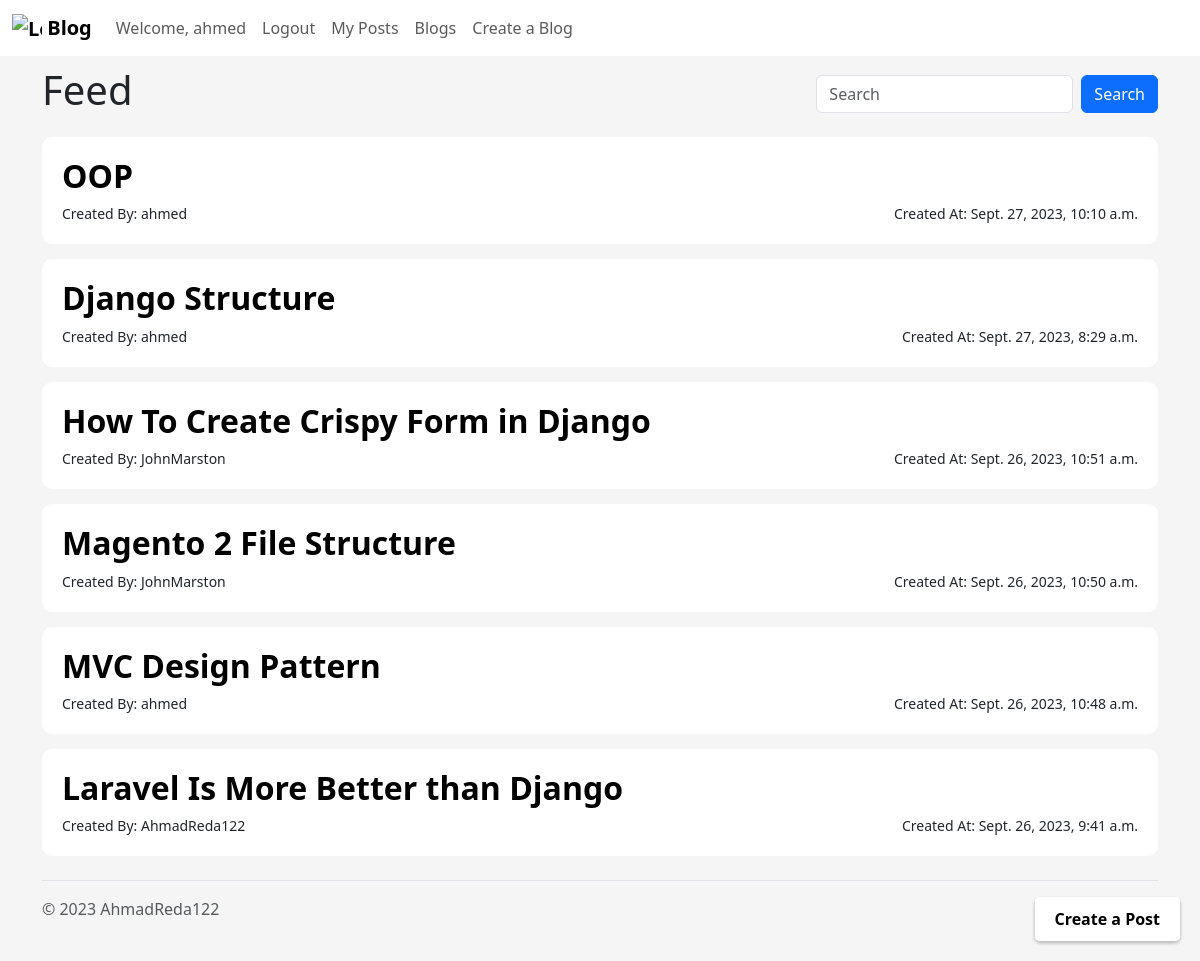
/blog/show (signed in), run on the app's committed database.
### myApp/models.py (models this page shows)
class Blog(models.Model):
  ID = models.BigAutoField(auto_created = True, primary_key=True, verbose_name="ID")
  title = models.CharField(max_length=200)
  content = models.TextField()
  author = models.ForeignKey(User, on_delete=models.CASCADE, blank=False)
  created_at = models.DateTimeField(auto_now_add=True, blank=True)
  updated_at = models.DateTimeField(auto_now=True)

### myApp/views.py (the view)
# urls.py: path("blog/show", views.showBlogs, name="showBlogs"),
def showBlogs(request):
    if request.user.is_authenticated:
        SearchEmpty = False
        if request.method == 'POST' and  request.POST['search']:
            blogs = Blog.objects.filter(title__icontains=request.POST['search'])
            if not blogs:
                SearchEmpty = True
        else:
            blogs = Blog.objects.all().order_by("-created_at")
        context = {"Blogs": blogs, "SearchEmpty": SearchEmpty}
        return render(request, "Blog/home.html", context)
    else:
        return redirect("login")

### myApp/templates/Blog/home.html (shortened to what this page needs)
<!DOCTYPE html>
<html lang="en">
	{% load static %} {% load crispy_forms_tags %}
	<head>
		<link href="{% static 'css/bootstrap.css' %}" rel="stylesheet" />
		<link href="{% static 'css/home.css' %}" rel="stylesheet" />
	</head>
	<body>
		{% include "Blog/blogNavBar.html" %}
		<div class="container-md">
			<div class="feed-search">
				<h1>
					{% if isMyPostsPage %}
						My Posts
					{% else %}
						Feed
					{% endif %}
				</h1>
				<div>
					<form class="d-flex" role="search" method="POST">
						<input class="form-control me-2" name="search" type="search" placeholder="Search" aria-label="Search">
						<button class="btn btn-primary" type="submit">Search</button>
					</form>
				</div>
			</div>
			{% if SearchEmpty %}
				<p class="text-center text-body-secondary fs-3">Sorry, No Blog Found</p>
			{% else %}
				{% for blog in Blogs%}
				<div class="container-sm container">
					<h2><a href="{% url "blogPage" id=blog.ID %}">{{ blog.title }}</a></h2>
					<div class="little">
						<div>Created By: {{ blog.author.username }}</div>
						<div>Created At: {{blog.created_at}}</div>
					</div>
				</div>
				<a href="{% url "createBlog" %}" class="create-post-btn">Create a Post</a>
				{% endfor %}
			{% endif %}
		</div>
		{% include "Blog/footer.html" %}
	</body>
</html>

### myApp/templates/Blog/blogNavBar.html (shortened to what this page needs)
{% block content %}
<nav class="navbar sticky-top navbar-expand-lg" style="background-color: white;">
	<div class="container-fluid">
    <a class="navbar-brand" href="#">
      <img src="https://getbootstrap.com/docs/5.3/assets/brand/bootstrap-logo.svg" alt="Logo" width="30" height="24" class="d-inline-block align-text-top">
      Blog
    </a>
		<div class="collapse navbar-collapse" id="navbarSupportedContent">
				<ul class="navbar-nav mr-auto">
					{% if user.is_authenticated %}
          <li class="nav-item">
            <a class="nav-link" href="#">Welcome, {{user.username}}</a>
          </li>
					<li class="nav-item">
						<a class="d-flex nav-link" href="{% url "logout" %}">Logout</a>
					</li>
          <li class="nav-item">
            <a class="nav-link" href="{% url "myBlogs" %}">My Posts</a>
          </li>
					{% else %}
					<li class="nav-item">
						<a class="d-flex nav-link" href="{% url "login" %}">Login</a>
					</li>
					{% endif %}
          <li class="nav-item">
            <a class="nav-link" href="{% url "showBlogs" %}">Blogs</a>
          </li>
          <li class="nav-item">
            <a class="nav-link" href="{% url "createBlog"%}">Create a Blog</a>
          </li>
				</ul>
			</div>
		</div>
</nav>
{% endblock %}

### myApp/static/css/home.css (style rules this page uses)
body { background-color: #f5f5f5; }
.little { font-size: 14px; display: flex; justify-content: space-between; }
a { text-decoration: none; color: var(--bs-black); font-weight: 700; }
.container { background-color: white; padding: 20px; margin-top: 15px; border-radius: 10px; box-shadow: 0 0 0 1.5px rgba(var(--grey-900), 0.05); }
.container-md { position: relative; }
.create-post-btn { position: fixed; bottom: 20px; right: 20px; padding: 10px 20px; background-color: white; color: black; text-decoration: none; font-size: 16px; font-weight: bold; border-radius: 5px; box-shadow: 0 2px 4px rgba(0, 0, 0, 0.05); transition: background-color 0.3s ease; }
.feed-search { display: flex; justify-content: space-between; align-items: center; margin-top: 10px; }

### data on the page
Blog: title "OOP", author.username "ahmed", created_at "Sept. 27, 2023, 10:10 a.m."
Blog: title "Django Structure", author.username "ahmed", created_at "Sept. 27, 2023, 8:29 a.m."
Blog: title "How To Create Crispy Form in Django", author.username "JohnMarston", created_at "Sept. 26, 2023, 10:51 a.m."
Blog: title "Magento 2 File Structure", author.username "JohnMarston", created_at "Sept. 26, 2023, 10:50 a.m."
Blog: title "MVC Design Pattern", author.username "ahmed", created_at "Sept. 26, 2023, 10:48 a.m."
Blog: title "Laravel Is More Better than Django", author.username "AhmadReda122", created_at "Sept. 26, 2023, 9:41 a.m."

### other printed values
{{ user.username }} "ahmed"
